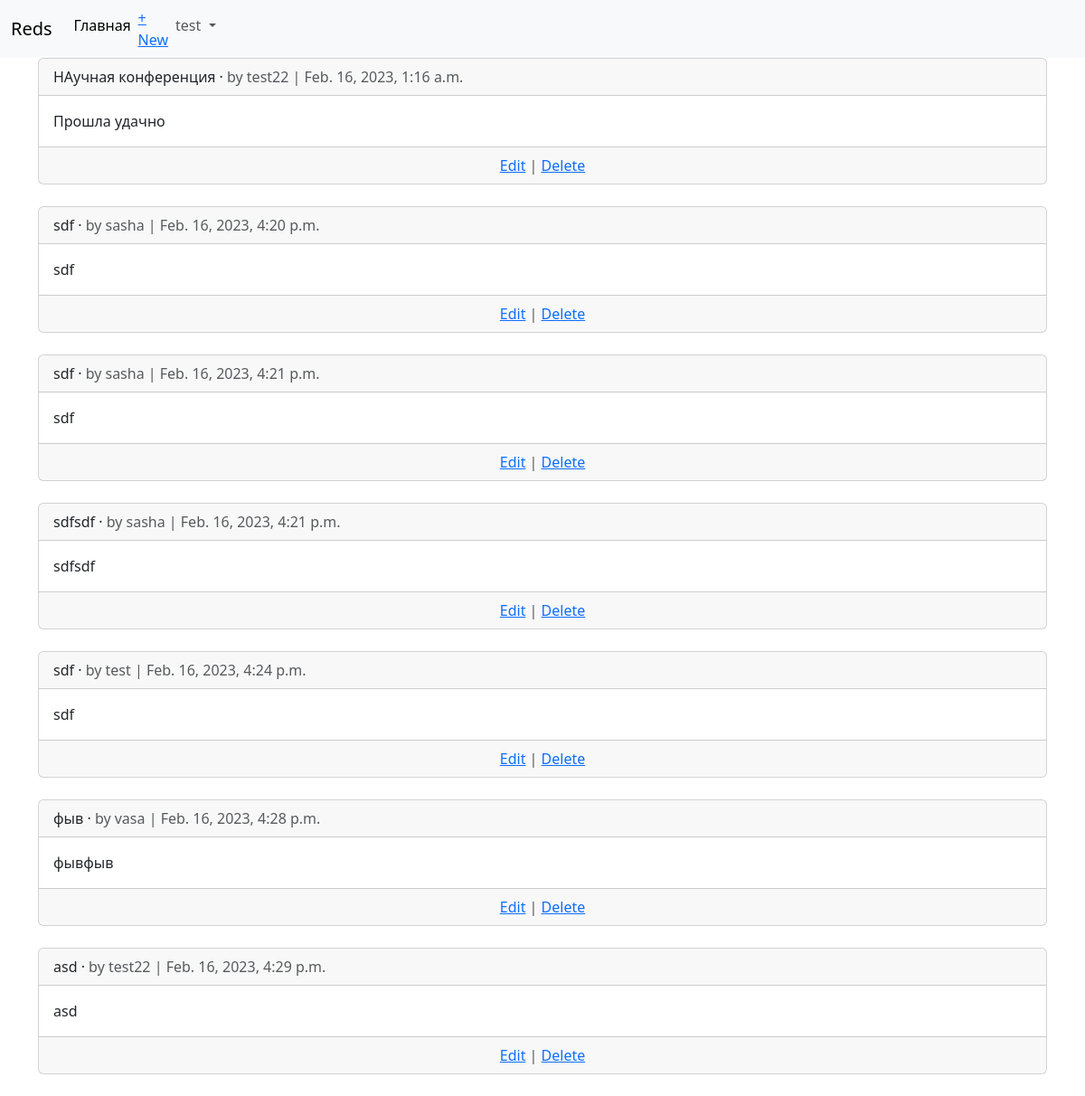
/articles/ (signed in), run on the app's committed database.
### users/models.py (models this page shows)
class CustomUser(AbstractUser):
    phone = models.CharField(max_length=20, help_text='Телефон', verbose_name='Телефон пользователя')

### articles/models.py (models this page shows, shortened)
class Articles(models.Model):
    title = models.CharField(max_length=255)
    body = models.TextField()
    date = models.DateTimeField(auto_now_add=True)
    author = models.ForeignKey(settings.AUTH_USER_MODEL, on_delete=models.CASCADE)

### articles/views.py (the view)
# urls.py: path('', views.ArticleListView.as_view(), name='article_list'),
class ArticleListView(ListView):
    model = models.Articles
    template_name = 'article_list.html'

### templates/article_list.html (shortened to what this page needs)
{% extends 'base.html' %}
{% block content %}
{% for article in object_list %}
<div class="card">
<div class="card-header">
<span class="font-weight-bold">{{ article.title }}</span> &middot;
<span class="text-muted">by {{ article.author }} | {{ article.date }}</span>
</div>
<div class="card-body">
{{ article.body }}
</div>
<div class="card-footer text-center text-muted">
<a href="{% url 'article_edit' article.pk %}">Edit</a> |
<a href="{% url 'article_delete' article.pk %}">Delete</a>
</div>
</div>
<br />
{% endfor %}
{% endblock content %}

### templates/base.html (shortened to what this page needs)
<!doctype html>
<html lang="ru">
  <head>
    <link href="https://cdn.jsdelivr.net/npm/bootstrap@5.3.0-alpha1/dist/css/bootstrap.min.css" rel="stylesheet">
  </head>
  <body>
  </body>
</html>
<nav class="navbar navbar-expand-lg bg-body-tertiary">
  <div class="container-fluid">
    <a class="navbar-brand" href="{% url 'login' %}">Reds</a>
                  {% if user.is_authenticated %}
    <div class="collapse navbar-collapse" id="navbarScroll">
      <ul class="navbar-nav me-auto my-2 my-lg-0 navbar-nav-scroll" style="--bs-scroll-height: 100px;">
        <li class="nav-item">
          <a class="nav-link active" aria-current="page" href="#">Главная</a>
        </li>
          <li class="nav-item"><a href="{% url 'article_new' %}">+ New</a></li>
        <li class="nav-item dropdown">
          <a class="nav-link dropdown-toggle" href="#" role="button" data-bs-toggle="dropdown" aria-expanded="false">
                          {{ user.username }}
          </a>
          <ul class="dropdown-menu">
            <li><a class="dropdown-item" href="{% url 'logout' %}">Log out</li>
             {% else %}
          </ul>
        <form class="form-inline ml-auto">
<a href="{% url 'login' %}" class="btn btn-outline-secondary">Log in</a>
<a href="{% url 'signup' %}" class="btn btn-primary ml-2">Sign up</a>
</form>
{% endif %}
</div>
</nav>
<div class="container">
{% block content %}
{% endblock %}
</div>

### data on the page
CustomUser: username "test"
Articles: title "НАучная конференция", author "test22", date "Feb. 16, 2023, 1:16 a.m.", body "Прошла удачно"
Articles: title "sdf", author "sasha", date "Feb. 16, 2023, 4:20 p.m.", body "sdf"
Articles: title "sdf", author "sasha", date "Feb. 16, 2023, 4:21 p.m.", body "sdf"
Articles: title "sdfsdf", author "sasha", date "Feb. 16, 2023, 4:21 p.m.", body "sdfsdf"
Articles: title "sdf", author "test", date "Feb. 16, 2023, 4:24 p.m.", body "sdf"
Articles: title "фыв", author "vasa", date "Feb. 16, 2023, 4:28 p.m.", body "фывфыв"
Articles: title "asd", author "test22", date "Feb. 16, 2023, 4:29 p.m.", body "asd"
